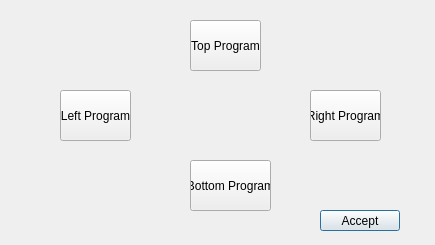
<?xml version="1.0" encoding="UTF-8"?>
<ui version="4.0">
 <class>Config</class>
 <widget class="QDialog" name="Config">
  <property name="geometry">
   <rect>
    <x>0</x>
    <y>0</y>
    <width>435</width>
    <height>245</height>
   </rect>
  </property>
  <property name="windowTitle">
   <string>Dialog</string>
  </property>
  <widget class="QPushButton" name="accept">
   <property name="geometry">
    <rect>
     <x>320</x>
     <y>210</y>
     <width>80</width>
     <height>21</height>
    </rect>
   </property>
   <property name="text">
    <string>Accept</string>
   </property>
  </widget>
  <widget class="QPushButton" name="top">
   <property name="geometry">
    <rect>
     <x>190</x>
     <y>20</y>
     <width>71</width>
     <height>51</height>
    </rect>
   </property>
   <property name="text">
    <string>Top Program</string>
   </property>
  </widget>
  <widget class="QPushButton" name="bottom">
   <property name="geometry">
    <rect>
     <x>190</x>
     <y>160</y>
     <width>81</width>
     <height>51</height>
    </rect>
   </property>
   <property name="text">
    <string>Bottom Program</string>
   </property>
  </widget>
  <widget class="QPushButton" name="left">
   <property name="geometry">
    <rect>
     <x>60</x>
     <y>90</y>
     <width>71</width>
     <height>51</height>
    </rect>
   </property>
   <property name="text">
    <string>Left Program</string>
   </property>
  </widget>
  <widget class="QPushButton" name="right">
   <property name="geometry">
    <rect>
     <x>310</x>
     <y>90</y>
     <width>71</width>
     <height>51</height>
    </rect>
   </property>
   <property name="text">
    <string>Right Program</string>
   </property>
  </widget>
 </widget>
 <resources/>
 <connections/>
</ui>
